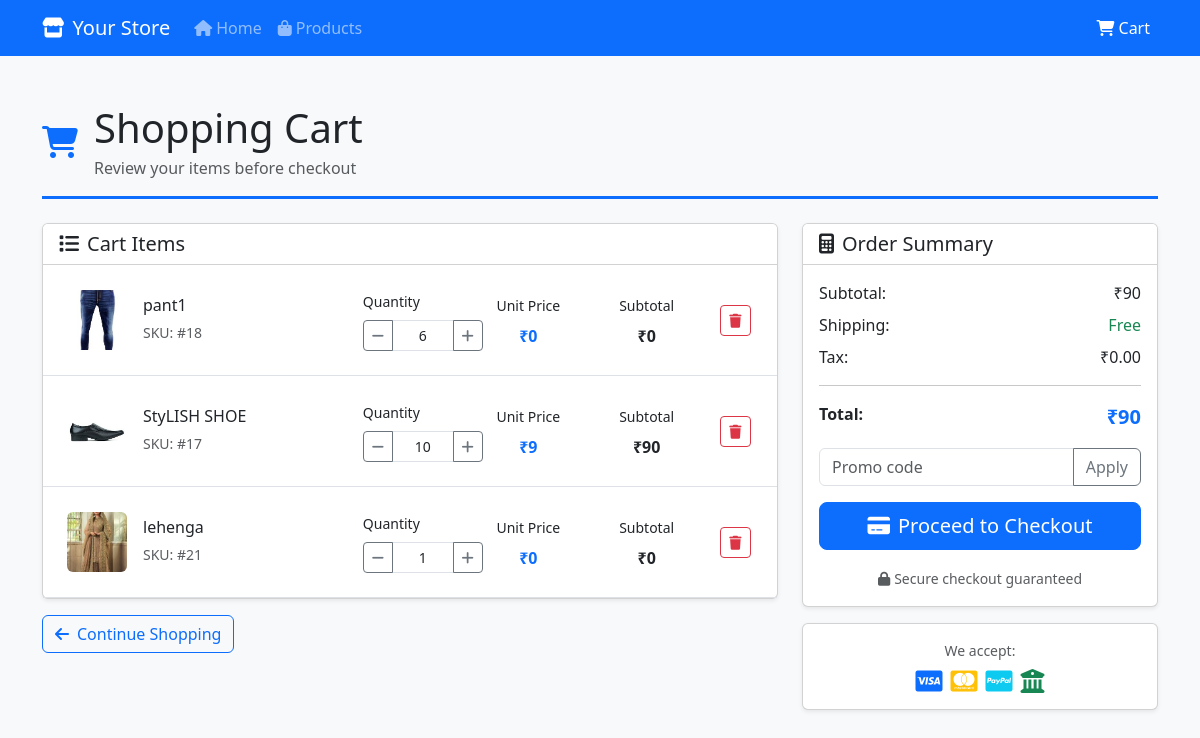
The app's page /cart/ (signed in) with its own data.
### shop/models.py (models this page shows, shortened)
class CartItem(models.Model):
    user = models.ForeignKey(User, on_delete=models.CASCADE, related_name='cart_items')
    product = models.ForeignKey(Product, on_delete=models.CASCADE)
    quantity = models.PositiveIntegerField(default=1)
    added_at = models.DateTimeField(auto_now_add=True)
    def subtotal(self):
        return self.quantity * self.product.price

class Product(models.Model):
    product_name = models.CharField(max_length=50)
    category = models.CharField(max_length=50, default="")
    subcategory = models.CharField(max_length=50, default="")
    price = models.IntegerField(default=0)
    desc = models.CharField(max_length=300)
    pub_date = models.DateField()
    image = models.ImageField(upload_to='shop/product', default="")

### shop/views.py (the view, shortened to what this page needs)
# urls.py: path('cart/', views.view_cart, name='view_cart'),
def view_cart(request):
    if request.user.is_authenticated:
        cart_items = CartItem.objects.filter(user=request.user)
        total = sum(item.subtotal() for item in cart_items)
        return render(request, 'shop/view_cart.html', {
            'cart_items': cart_items,
            'total': total,
            'session_cart': None
        })

### shop/templates/shop/view_cart.html (shortened to what this page needs)
<!DOCTYPE html>
<html lang="en">
<head>
  <link href="https://cdn.jsdelivr.net/npm/bootstrap@5.3.0/dist/css/bootstrap.min.css" rel="stylesheet" />
  <link href="https://cdnjs.cloudflare.com/ajax/libs/font-awesome/6.4.0/css/all.min.css" rel="stylesheet" />
</head>
<body class="bg-light">
  <nav class="navbar navbar-expand-lg navbar-dark bg-primary">
    <div class="container">
      <a class="navbar-brand" href="#"><i class="fas fa-store me-2"></i>Your Store</a>
      <div class="collapse navbar-collapse" id="navbarNav">
        <ul class="navbar-nav me-auto">
          <li class="nav-item">
            <a class="nav-link" href="{% url 'ShopHome' %}"><i class="fas fa-home me-1"></i>Home</a>
          </li>
          <li class="nav-item">
            <a class="nav-link" href="{% url 'ShopHome' %}"><i class="fas fa-shopping-bag me-1"></i>Products</a>
          </li>
        </ul>
        <ul class="navbar-nav">
          <li class="nav-item">
            <a class="nav-link active" href="#"><i class="fas fa-shopping-cart me-1"></i>Cart</a>
          </li>
        </ul>
      </div>
    </div>
  </nav>
  <div class="container my-5">
    <div class="row mb-4">
      <div class="col">
        <div class="d-flex align-items-center cart-header pb-3">
          <i class="fas fa-shopping-cart text-primary me-3 fs-2"></i>
          <div>
            <h1 class="mb-1">Shopping Cart</h1>
            <p class="text-muted mb-0">Review your items before checkout</p>
          </div>
        </div>
      </div>
    </div>
    {% if cart_items %}
      <div class="row">
        <div class="col-lg-8">
          <div class="card shadow-sm">
            <div class="card-header bg-white">
              <h5 class="mb-0"><i class="fas fa-list me-2"></i>Cart Items</h5>
            </div>
            <div class="card-body p-0">
              {% for item in cart_items %}
              <div class="border-bottom p-4 {% if forloop.last %}border-0{% endif %}">
                <div class="row align-items-center">
                  <div class="col-md-5">
                    <div class="d-flex align-items-center">
                      <img src="{{ item.product.image.url }}" alt="Product" class="product-image rounded me-3" />
                      <div>
                        <h6 class="mb-1">{{ item.product.product_name }}</h6>
                        <small class="text-muted">SKU: #{{ item.product.id }}</small>
                      </div>
                    </div>
                  </div>
                  <div class="col-md-2">
                    <div class="quantity-controls">
                      <label class="form-label small">Quantity</label>
                      <div class="input-group input-group-sm">
                        <button class="btn btn-outline-secondary" type="button">
                          <i class="fas fa-minus"></i>
                        </button>
                        <input type="text" class="form-control text-center" value="{{ item.quantity }}" readonly />
                        <button class="btn btn-outline-secondary" type="button">
                          <i class="fas fa-plus"></i>
                        </button>
                      </div>
                    </div>
                  </div>
                  <div class="col-md-2 text-center">
                    <label class="form-label small">Unit Price</label>
                    <div class="price-text text-primary">₹{{ item.product.price }}</div>
                  </div>
                  <div class="col-md-2 text-center">
                    <label class="form-label small">Subtotal</label>
                    <div class="price-text">₹{{ item.subtotal }}</div>
                  </div>
                  <div class="col-md-1 text-center">
                    <a href="{% url 'remove_from_cart' item.product.id %}"
                       class="btn btn-outline-danger btn-sm"
                       onclick="return confirm('Remove this item from cart?')"
                       title="Remove item">
                      <i class="fas fa-trash"></i>
                    </a>
                  </div>
                </div>
              </div>
              {% endfor %}
            </div>
          </div>
          <div class="mt-3">
            <a href="{% url 'ShopHome' %}" class="btn btn-outline-primary">
              <i class="fas fa-arrow-left me-2"></i>Continue Shopping
            </a>
          </div>
        </div>
        <div class="col-lg-4">
          <div class="card shadow-sm">
            <div class="card-header bg-white">
              <h5 class="mb-0"><i class="fas fa-calculator me-2"></i>Order Summary</h5>
            </div>
            <div class="card-body">
              <div class="d-flex justify-content-between mb-2">
                <span>Subtotal:</span>
                <span>₹{{ total }}</span>
              </div>
              <div class="d-flex justify-content-between mb-2">
                <span>Shipping:</span>
                <span class="text-success">Free</span>
              </div>
              <div class="d-flex justify-content-between mb-2">
                <span>Tax:</span>
                <span>₹0.00</span>
              </div>
              <hr />
              <div class="d-flex justify-content-between mb-3">
                <strong>Total:</strong>
                <strong class="text-primary fs-5">₹{{ total }}</strong>
              </div>
              <div class="mb-3">
                <div class="input-group">
                  <input type="text" class="form-control" placeholder="Promo code" />
                  <button class="btn btn-outline-secondary" type="button">Apply</button>
                </div>
              </div>
              <div class="d-grid">
                <a href="#" class="btn btn-primary btn-lg">
                  <i class="fas fa-credit-card me-2"></i>Proceed to Checkout
                </a>
              </div>
              <div class="text-center mt-3">
                <small class="text-muted">
                  <i class="fas fa-lock me-1"></i>Secure checkout guaranteed
                </small>
              </div>
            </div>
          </div>
          <div class="card shadow-sm mt-3">
            <div class="card-body text-center">
              <small class="text-muted d-block mb-2">We accept:</small>
              <div class="d-flex justify-content-center gap-2">
                <i class="fab fa-cc-visa fs-4 text-primary"></i>
                <i class="fab fa-cc-mastercard fs-4 text-warning"></i>
                <i class="fab fa-cc-paypal fs-4 text-info"></i>
                <i class="fas fa-university fs-4 text-success"></i>
              </div>
            </div>
          </div>
        </div>
      </div>
    {% endif %}
  </div>
</body>
</html>

### shop/templates/shop/view_cart.html (style rules this page uses)
.cart-header { border-bottom: 3px solid #0d6efd; }
.product-image { width: 60px; height: 60px; object-fit: cover; }
.quantity-controls { min-width: 120px; }
.price-text { font-weight: 600; }

### records on screen
CartItem: product.image (picture), product.product_name "pant1", product.id "18", quantity "6", product.price "0", subtotal "0"
CartItem: product.image (picture), product.product_name "StyLISH SHOE", product.id "17", quantity "10", product.price "9", subtotal "90"
CartItem: product.image (picture), product.product_name "lehenga", product.id "21", quantity "1", product.price "0", subtotal "0"

### other values on screen
{{ total }} "90"
